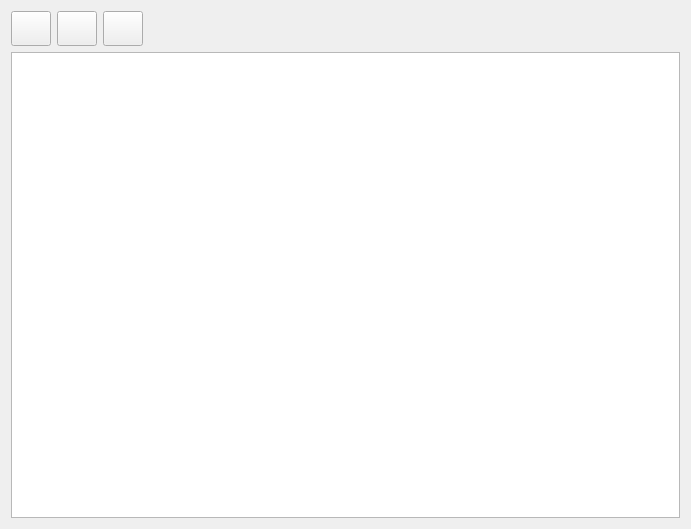
<?xml version="1.0" encoding="UTF-8"?>
<ui version="4.0">
 <class>Sellers</class>
 <widget class="QWidget" name="Sellers">
  <property name="geometry">
   <rect>
    <x>0</x>
    <y>0</y>
    <width>691</width>
    <height>529</height>
   </rect>
  </property>
  <property name="windowTitle">
   <string>Form</string>
  </property>
  <layout class="QVBoxLayout" name="verticalLayout">
   <item>
    <layout class="QHBoxLayout" name="horizontalLayout">
     <item>
      <widget class="QPushButton" name="btn_add">
       <property name="sizePolicy">
        <sizepolicy hsizetype="Fixed" vsizetype="Fixed">
         <horstretch>0</horstretch>
         <verstretch>0</verstretch>
        </sizepolicy>
       </property>
       <property name="minimumSize">
        <size>
         <width>40</width>
         <height>35</height>
        </size>
       </property>
       <property name="text">
        <string/>
       </property>
       <property name="icon">
        <iconset resource="../recources/recources.qrc">
         <normaloff>:/icons/add.png</normaloff>:/icons/add.png</iconset>
       </property>
       <property name="shortcut">
        <string>Ctrl+A</string>
       </property>
      </widget>
     </item>
     <item>
      <widget class="QPushButton" name="btn_del">
       <property name="enabled">
        <bool>true</bool>
       </property>
       <property name="sizePolicy">
        <sizepolicy hsizetype="Fixed" vsizetype="Fixed">
         <horstretch>0</horstretch>
         <verstretch>0</verstretch>
        </sizepolicy>
       </property>
       <property name="minimumSize">
        <size>
         <width>40</width>
         <height>35</height>
        </size>
       </property>
       <property name="text">
        <string/>
       </property>
       <property name="icon">
        <iconset resource="../recources/recources.qrc">
         <normaloff>:/icons/delete.png</normaloff>:/icons/delete.png</iconset>
       </property>
       <property name="shortcut">
        <string>Del</string>
       </property>
      </widget>
     </item>
     <item>
      <widget class="QPushButton" name="btn_refresh">
       <property name="enabled">
        <bool>true</bool>
       </property>
       <property name="sizePolicy">
        <sizepolicy hsizetype="Fixed" vsizetype="Fixed">
         <horstretch>0</horstretch>
         <verstretch>0</verstretch>
        </sizepolicy>
       </property>
       <property name="minimumSize">
        <size>
         <width>40</width>
         <height>35</height>
        </size>
       </property>
       <property name="text">
        <string/>
       </property>
       <property name="icon">
        <iconset resource="../recources/recources.qrc">
         <normaloff>:/icons/refresh.png</normaloff>:/icons/refresh.png</iconset>
       </property>
       <property name="shortcut">
        <string>Del</string>
       </property>
      </widget>
     </item>
     <item>
      <spacer name="horizontalSpacer">
       <property name="orientation">
        <enum>Qt::Horizontal</enum>
       </property>
       <property name="sizeType">
        <enum>QSizePolicy::Expanding</enum>
       </property>
       <property name="sizeHint" stdset="0">
        <size>
         <width>40</width>
         <height>20</height>
        </size>
       </property>
      </spacer>
     </item>
    </layout>
   </item>
   <item>
    <widget class="QTableWidget" name="tableWidget"/>
   </item>
   <item>
    <layout class="QHBoxLayout" name="horizontalLayout_2"/>
   </item>
  </layout>
 </widget>
 <resources>
  <include location="../recources/recources.qrc"/>
 </resources>
 <connections/>
</ui>
